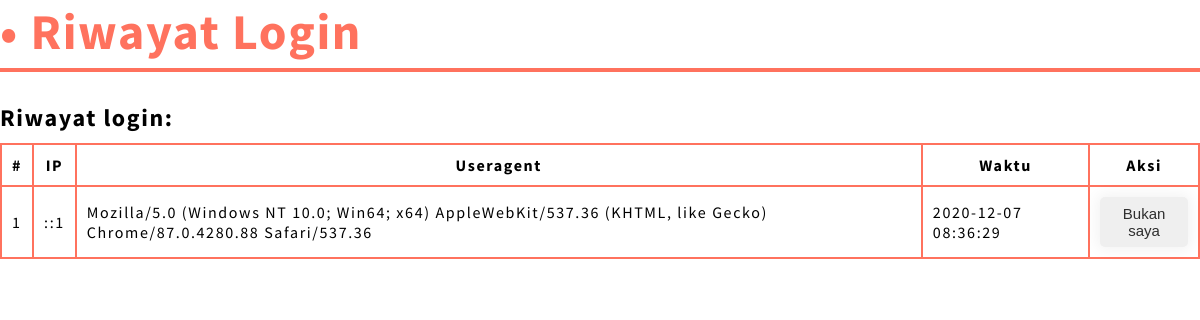
/page/riwayat_login.php (signed in), run on the app's committed database.
### tables this page shows
CREATE TABLE `riwayat_login` (
  `id` int(10) NOT NULL,
  `id_user` int(6) NOT NULL,
  `ua` varchar(255) NOT NULL,
  `ip` varchar(15) NOT NULL,
  `time` timestamp NOT NULL DEFAULT CURRENT_TIMESTAMP
);

### page/riwayat_login.php (the view, shortened to what this page needs)
<?php
include '../lib/koneksi.php';
$getUserLogin = $con->query("SELECT * from user where email='".$_SESSION['email']."' LIMIT 1")->fetch_assoc();
$getLoginHistory = $con->query("SELECT * from riwayat_login where id_user='".$getUserLogin['id']."'");
?>
<link href="../css/page.css" rel="stylesheet"/>
<h1 class="page-title">• Riwayat Login</h1>
<h2>Riwayat login:</h2>
<table>
	<tr>
		<th>#</th>
		<th>IP</th>
		<th>Useragent</th>
		<th>Waktu</th>
		<th>Aksi</th>
	<?php
		$i = 1;
		while($r = $getLoginHistory->fetch_assoc()){
			echo "<tr>";
			echo "<td>".$i."</td>";
			echo "<td>".$r['ip']."</td>";
			echo "<td>".$r['ua']."</td>";
			echo "<td>".$r['time']."</td>";
			echo "<td><a href=\"\"><button class=\"btn\">Bukan saya</button></a></td>";
			$i++;
			echo "</tr>";
		}
	?>
</table>

### css/page.css (style rules this page uses)
.page-title { font-size:50px; padding-bottom:5px; color:#ff725e; border-bottom:4px solid #ff725e; width:0 auto; }
* { box-sizing: border-box; }
table { width:100%; }
table, th, td { border: 2px solid #ff725e; border-collapse: collapse; padding: 10px; }
h1,h2,h3 { padding: 0; margin: 0; }
h1,h2,h3 { margin-bottom: 10px; }
.btn { padding: 8px; width:auto; font-size:15px; border: none; color:#2e2e2e; border-radius: 5px; -webkit-box-shadow: 0px 0px 14px 3px rgba(0,0,0,0.05); -moz-box-shadow: 0px 0px 14px 3px rgba(0,0,0,0.05); box-shadow: 0px 0px 14px 3px rgba(0,0,0,0.05); }

### data on the page
riwayat_login: ip "::1", ua "Mozilla/5.0 (Windows NT 10.0; Win64; x64) AppleWebKit/537.36 (KHTML, like Gecko) Chrome/87.0.4280.88 Safari/537.36", time "2020-12-07 08:36:29"
